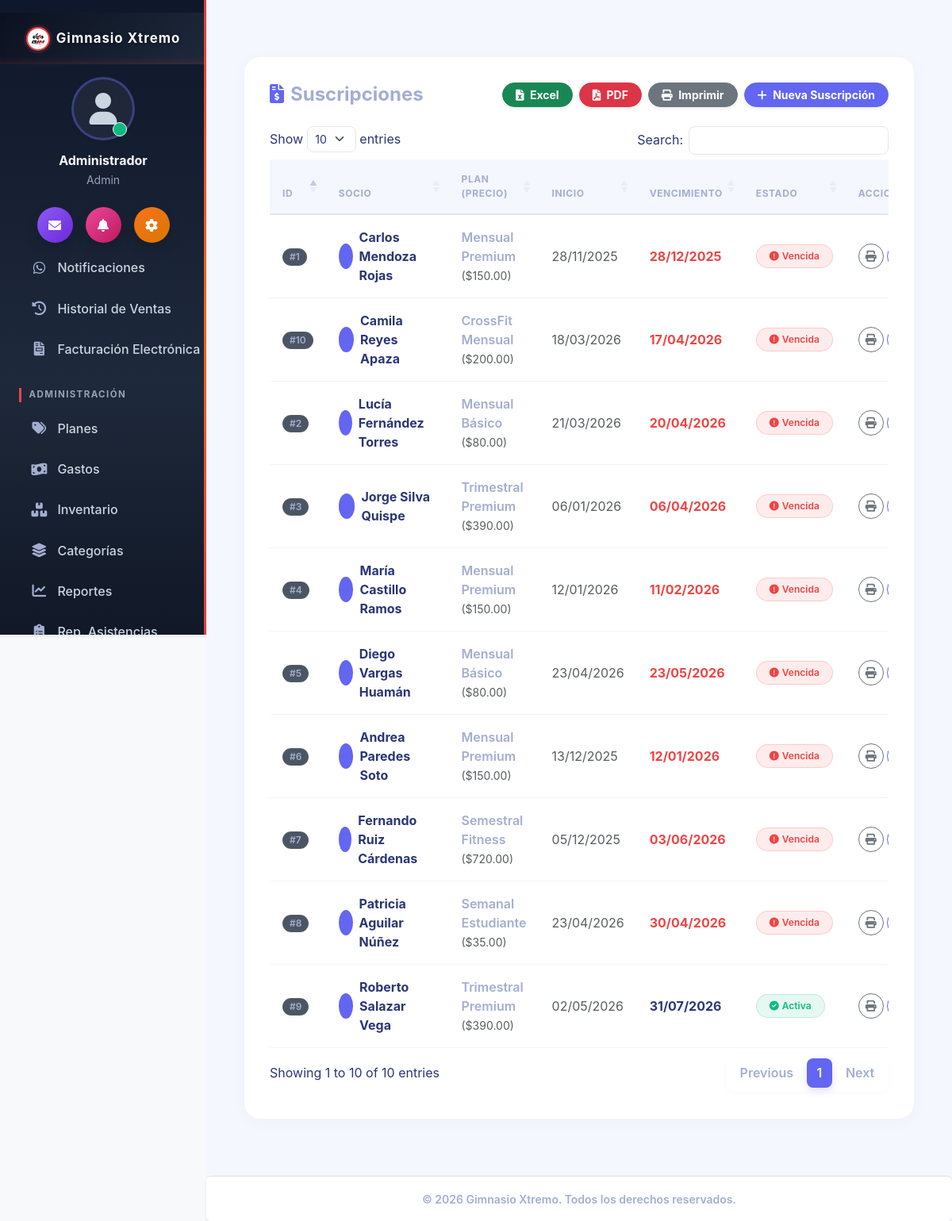
Page /suscripciones/index (signed in) on the committed database.
### tables this page shows
CREATE TABLE IF NOT EXISTS `configuracion` (
  `id` int NOT NULL,
  `nombre_sistema` varchar(100) DEFAULT NULL,
  `ruc` varchar(20) DEFAULT NULL,
  `razon_social` varchar(255) DEFAULT NULL,
  `nombre_comercial` varchar(255) DEFAULT NULL,
  `direccion` varchar(255) DEFAULT NULL,
  `ubigeo` varchar(6) DEFAULT '150101',
  `departamento` varchar(60) DEFAULT 'LIMA',
  `provincia` varchar(60) DEFAULT 'LIMA',
  `distrito` varchar(60) DEFAULT 'LIMA',
  `urbanizacion` varchar(120) DEFAULT NULL,
  `codigo_pais` varchar(2) DEFAULT 'PE',
  `telefono` varchar(20) DEFAULT NULL,
  `email` varchar(100) DEFAULT NULL,
  `logo` varchar(255) DEFAULT NULL,
  `moneda` varchar(10) DEFAULT '$',
  `sunat_ambiente` enum('beta','produccion') DEFAULT 'beta',
  `sunat_usuario_sol` varchar(50) DEFAULT NULL,
  `sunat_clave_sol` varchar(255) DEFAULT NULL,
  `sunat_certificado` varchar(255) DEFAULT NULL,
  `sunat_cert_clave` varchar(255) DEFAULT NULL,
  `igv_tasa` decimal(5,2) DEFAULT '18.00',
  `incluye_igv` tinyint(1) DEFAULT '1' COMMENT '1 = los precios mostrados YA incluyen IGV',
  `sri_ambiente` enum('1','2') DEFAULT '1' COMMENT '1=Pruebas, 2=Produccion',
  `sri_establecimiento` varchar(3) DEFAULT '001',
  `sri_punto_emision` varchar(3) DEFAULT '001',
  `sri_certificado_p12` varchar(255) DEFAULT NULL,
  `sri_certificado_clave` varchar(255) DEFAULT NULL,
  `iva_tasa` decimal(5,2) DEFAULT '15.00',
  `incluye_iva` tinyint(1) DEFAULT '1' COMMENT '1 = los precios mostrados YA incluyen IVA',
  PRIMARY KEY (`id`)
);

CREATE TABLE IF NOT EXISTS `suscripciones` (
  `id` int NOT NULL AUTO_INCREMENT,
  `socio_id` int DEFAULT NULL,
  `plan_id` int DEFAULT NULL,
  `fecha_inicio` date DEFAULT NULL,
  `fecha_fin` date DEFAULT NULL,
  `estado` enum('activa','vencida') DEFAULT 'activa',
  `tipo_comprobante` enum('boleta','factura','ninguno') DEFAULT 'boleta',
  `comprobante_id` int DEFAULT NULL,
  PRIMARY KEY (`id`),
  KEY `socio_id` (`socio_id`),
  KEY `plan_id` (`plan_id`),
  CONSTRAINT `suscripciones_ibfk_1` FOREIGN KEY (`socio_id`) REFERENCES `socios` (`id`) ON DELETE CASCADE,
  CONSTRAINT `suscripciones_ibfk_2` FOREIGN KEY (`plan_id`) REFERENCES `planes` (`id`)
);

CREATE TABLE IF NOT EXISTS `socios` (
  `id` int NOT NULL AUTO_INCREMENT,
  `nombre` varchar(100) NOT NULL,
  `dni` varchar(20) NOT NULL,
  `tipo_doc` varchar(1) DEFAULT '1' COMMENT '1=DNI, 6=RUC, 4=CE, 7=PAS, 0=SinDoc',
  `direccion_fiscal` varchar(255) DEFAULT NULL,
  `email` varchar(100) DEFAULT NULL,
  `telefono` varchar(20) DEFAULT NULL,
  `whatsapp_api_key` varchar(50) DEFAULT NULL,
  `fecha_registro` datetime DEFAULT CURRENT_TIMESTAMP,
  `estado` enum('activo','inactivo','pendiente') DEFAULT 'activo',
  `foto` varchar(255) DEFAULT NULL,
  PRIMARY KEY (`id`),
  UNIQUE KEY `dni` (`dni`)
);

CREATE TABLE IF NOT EXISTS `planes` (
  `id` int NOT NULL AUTO_INCREMENT,
  `nombre` varchar(50) NOT NULL,
  `precio` decimal(10,2) NOT NULL,
  `duracion_dias` int NOT NULL,
  `descripcion` text,
  `estado` enum('activo','inactivo') DEFAULT 'activo',
  PRIMARY KEY (`id`)
);

### app/views/suscripciones/index.php (the view, shortened to what the rows shown need)
<!DOCTYPE html>
<html lang="es">
<head>
    <link href="https://cdn.jsdelivr.net/npm/bootstrap@5.3.0/dist/css/bootstrap.min.css" rel="stylesheet">
    <link href="https://cdn.datatables.net/1.13.6/css/dataTables.bootstrap5.min.css" rel="stylesheet">
    <link rel="stylesheet" href="https://cdnjs.cloudflare.com/ajax/libs/font-awesome/6.0.0/css/all.min.css">
    <link rel="stylesheet" href="/css/gym-theme.css?v=<?= time() ?>">
</head>
<body class="bg-light">
    <?php require_once '../app/views/inc/navbar.php'; ?>
    <div class="container-fluid px-4 mt-5 mb-5">
        <div class="module-container">
            <div class="d-flex flex-wrap justify-content-between align-items-center mb-4 gap-3">
                <h2 class="h4 mb-0 text-secondary fw-bold">
                    <i class="fas fa-file-invoice-dollar me-2 text-primary"></i>Suscripciones
                </h2>
                <div class="d-flex gap-2 align-items-center flex-wrap">
                    <button onclick="ExportHelper.toExcel('tblSuscripciones', 'Suscripciones', 'Listado de Suscripciones')" class="btn btn-success btn-sm rounded-pill fw-bold px-3 shadow-sm">
                        <i class="fas fa-file-excel me-1"></i> Excel
                    </button>
                    <button onclick="ExportHelper.toPDF('tblSuscripciones', 'Suscripciones', 'Listado de Suscripciones')" class="btn btn-danger btn-sm rounded-pill fw-bold px-3 shadow-sm">
                        <i class="fas fa-file-pdf me-1"></i> PDF
                    </button>
                    <button onclick="ExportHelper.print('tblSuscripciones', 'Listado de Suscripciones')" class="btn btn-secondary btn-sm rounded-pill fw-bold px-3 shadow-sm">
                        <i class="fas fa-print me-1"></i> Imprimir
                    </button>
                    <a href="/suscripciones/crear" class="btn btn-primary btn-sm rounded-pill fw-bold px-3 shadow-sm">
                        <i class="fas fa-plus me-1"></i> Nueva Suscripción
                    </a>
                </div>
            </div>
            <table id="tblSuscripciones" class="table table-hover align-middle table-data border-0">
                <thead>
                    <tr>
                        <th class="border-0 bg-transparent text-muted">ID</th>
                        <th class="border-0 bg-transparent text-muted">Socio</th>
                        <th class="border-0 bg-transparent text-muted">Plan (Precio)</th>
                        <th class="border-0 bg-transparent text-muted">Inicio</th>
                        <th class="border-0 bg-transparent text-muted">Vencimiento</th>
                        <th class="border-0 bg-transparent text-muted">Estado</th>
                        <th class="border-0 bg-transparent text-muted">Acciones</th>
                    </tr>
                </thead>
                    <tbody>
                        <?php if(empty($suscripciones)): ?>
                             <?php else: ?>
                            <?php foreach ($suscripciones as $sub): ?>
                            <?php
                                $hoy = date('Y-m-d');
                                $vencida = ($hoy > $sub['fecha_fin'] || $sub['estado'] == 'vencida');
                            ?>
                            <tr class="align-middle">
                                <td><span class="badge bg-secondary bg-opacity-10 text-secondary border border-secondary border-opacity-25 rounded-pill px-2 py-1">#<?= $sub['id'] ?></span></td>
                                <td>
                                    <div class="d-flex align-items-center">
                                        <div class="bg-primary bg-opacity-10 text-primary rounded-circle d-flex justify-content-center align-items-center me-2" style="width: 32px; height: 32px;">
                                            <i class="fas fa-user fs-6"></i>
                                        </div>
                                        <span class="fw-bold text-dark"><?= $sub['nombre_socio'] ?></span>
                                    </div>
                                </td>
                                <td>
                                    <span class="text-secondary fw-semibold"><?= $sub['nombre_plan'] ?></span>
                                    <br>
                                    <small class="text-muted">(<?= $config['moneda'] ?><?= number_format($sub['precio'], 2) ?>)</small>
                                </td>
                                <td class="text-muted"><?= date('d/m/Y', strtotime($sub['fecha_inicio'])) ?></td>
                                <td>
                                    <strong class="<?= $vencida ? 'text-danger' : 'text-dark' ?>">
                                        <?= date('d/m/Y', strtotime($sub['fecha_fin'])) ?>
                                    </strong>
                                </td>
                                <td>
                                    <?php if($vencida): ?>
                                        <span class="badge badge-soft-danger px-3 py-2 rounded-pill"><i class="fas fa-exclamation-circle me-1"></i>Vencida</span>
                                    <?php else: ?>
                                        <span class="badge badge-soft-success px-3 py-2 rounded-pill"><i class="fas fa-check-circle me-1"></i>Activa</span>
                                    <?php endif; ?>
                                </td>
                                <td>
                                    <div class="d-flex gap-1 justify-content-start">
                                        <a href="/comprobante/generar/<?= $sub['id'] ?>"
                                           target="_blank"
                                           class="btn btn-outline-secondary btn-sm rounded-circle d-flex justify-content-center align-items-center"
                                           style="width: 32px; height: 32px;" title="Comprobante interno (PDF)">
                                            <i class="fas fa-print"></i>
                                        </a>
                                        <?php if (empty($sub['comprobante_id'])): ?>
                                            <a href="/facturacionelectronica/emitirSuscripcion/<?= $sub['id'] ?>?tipo=03"
                                               class="btn btn-outline-primary btn-sm rounded-circle d-flex justify-content-center align-items-center"
                                               style="width: 32px; height: 32px;"
                                               title="Emitir Boleta Electrónica">
                                            </a>
                                        <?php endif; ?>
                                    </div>
                                </td>
                            </tr>
                            <?php endforeach; ?>
                        <?php endif; ?>
                    </tbody>
                </table>
        </div>
    </div>
    <?php require_once '../app/views/inc/footer.php'; ?>
</body>
</html>

### app/views/inc/navbar.php (shortened to what the rows shown need)
<?php
require_once __DIR__ . '/../../models/Configuracion.php';
$config = Configuracion::getInfo();
$_rolActual = $_SESSION['user_rol'] ?? '';
$current_uri = $_SERVER['REQUEST_URI'] ?? '';
$is_active = function($path) use ($current_uri) {
    if ($path === '/home/index') {
        return ($current_uri === '/' || strpos($current_uri, '/home') === 0) ? 'active' : '';
    }
    return strpos($current_uri, $path) === 0 ? 'active' : '';
};
?>
<link rel="stylesheet" href="/css/gym-theme.css?v=<?= time() ?>">
<div class="d-flex" id="wrapper">
    <div class="shadow-sm" id="sidebar-wrapper">
        <div class="sidebar-heading p-4 d-flex align-items-center justify-content-center">
            <?php if(!empty($config['logo'])): ?>
                <img src="/img/<?= $config['logo'] ?>?v=<?= time() ?>"
                     alt="Logo" width="30" height="30"
                     class="d-inline-block align-text-top rounded-circle me-2">
            <?php endif; ?>
            <span class="fs-5 fw-bold text-dark tracking-wider"><?= $config['nombre_sistema'] ?></span>
        </div>
        <div class="text-center mt-3 mb-4 px-4">
            <div class="position-relative d-inline-block mb-3">
                <div class="bg-light rounded-circle shadow-sm d-flex align-items-center justify-content-center mx-auto" style="width: 80px; height: 80px; border: 3px solid #E0E7FF;">
                    <i class="fas fa-user text-muted" style="font-size: 2.5rem;"></i>
                </div>
                <span class="position-absolute bottom-0 end-0 p-2 bg-success border border-light rounded-circle" style="transform: translate(-10px, -5px);"></span>
            </div>
            <h6 class="fw-bold text-dark mb-1"><?= $_SESSION['user_name'] ?? 'Usuario' ?></h6>
            <p class="text-muted small mb-0"><?= ucfirst($_SESSION['user_rol'] ?? 'Invitado') ?></p>
        </div>
        <div class="d-flex justify-content-center gap-3 mb-4 px-3">
            <a href="/notificaciones/index" class="btn btn-primary rounded-circle shadow p-0 d-flex align-items-center justify-content-center" style="width: 45px; height: 45px; background: linear-gradient(135deg, #8B5CF6, #6D28D9); border:none;">
                <i class="fas fa-envelope text-white"></i>
            </a>
            <a href="/asistencia/index" class="btn rounded-circle shadow p-0 d-flex align-items-center justify-content-center" style="width: 45px; height: 45px; background: linear-gradient(135deg, #EC4899, #BE185D); border:none;">
                <i class="fas fa-bell text-white"></i>
            </a>
            <a href="/configuracion/index" class="btn rounded-circle shadow p-0 d-flex align-items-center justify-content-center" style="width: 45px; height: 45px; background: linear-gradient(135deg, #F97316, #D97706); border:none;">
                <i class="fas fa-cog text-white"></i>
            </a>
        </div>
        <div id="sidebar-nav-scroll">
            <div class="list-group list-group-flush mt-2 px-2">
                <?php if($_rolActual === 'admin' || $_rolActual === 'recepcionista'): ?>
                    <a class="list-group-item list-group-item-action rounded mb-1 <?= $is_active('/notificaciones') ?>" href="/notificaciones/index">
                        <i class="fab fa-whatsapp w-20px text-center"></i> Notificaciones
                    </a>
                    <a class="list-group-item list-group-item-action rounded mb-1 <?= $is_active('/pos/historial') ?>" href="/pos/historial">
                        <i class="fas fa-history w-20px text-center"></i> Historial de Ventas
                    </a>
                    <a class="list-group-item list-group-item-action rounded mb-1 <?= $is_active('/facturacionelectronica/index') ?>" href="/facturacionelectronica/index">
                        <i class="fas fa-file-invoice w-20px text-center"></i> Facturación Electrónica
                    </a>
                <?php endif; ?>
                <?php if($_rolActual === 'admin'): ?>
                    <p class="text-dark fw-bold ms-3 mt-4 mb-2 fs-6">Administración</p>
                    <a class="list-group-item list-group-item-action rounded mb-1 <?= $is_active('/planes') ?>" href="/planes/index">
                        <i class="fas fa-tags w-20px text-center"></i> Planes
                    </a>
                    <a class="list-group-item list-group-item-action rounded mb-1 <?= $is_active('/gastos') ?>" href="/gastos/index">
                        <i class="fas fa-money-bill-wave w-20px text-center"></i> Gastos
                    </a>
                    <a class="list-group-item list-group-item-action rounded mb-1 <?= $is_active('/inventario/productos') ?>" href="/inventario/productos">
                        <i class="fas fa-boxes w-20px text-center"></i> Inventario
                    </a>
                    <a class="list-group-item list-group-item-action rounded mb-1 <?= $is_active('/inventario/categorias') ?>" href="/inventario/categorias">
                        <i class="fas fa-layer-group w-20px text-center"></i> Categorías
                    </a>
                    <a class="list-group-item list-group-item-action rounded mb-1 <?= $is_active('/reportes') ?>" href="/reportes/index">
                        <i class="fas fa-chart-line w-20px text-center"></i> Reportes
                    </a>
                    <a class="list-group-item list-group-item-action rounded mb-1 <?= $is_active('/asistencia/reporte') ?>" href="/asistencia/reporte">
                        <i class="fas fa-clipboard-list w-20px text-center"></i> Rep. Asistencias
                    </a>
                <?php endif; ?>
            </div>
        </div>
    </div>
    <div id="page-content-wrapper" class="d-flex flex-column" style="min-height: 100vh; background-color: var(--gym-bg-light);">
        <div class="container-fluid p-4 flex-grow-1">

### app/views/inc/footer.php (shortened to what the rows shown need)
        </div>
        <footer class="bg-white border-top text-center py-3 mt-auto shadow-sm text-secondary rounded">
            <small class="fw-semibold">&copy; <?= date('Y') ?> <?= $config['nombre_sistema'] ?>. Todos los derechos reservados.</small>
        </footer>
    </div>
</div>
</body>
</html>

### rows in the picture
configuracion: logo (picture), nombre_sistema "Gimnasio Xtremo", moneda "$"
suscripciones: id "10", socio.nombre "Camila Reyes Apaza", plan.nombre "CrossFit Mensual", plan.precio "200.00", fecha_inicio "18/03/2026", fecha_fin "17/04/2026", shows "Vencida"
suscripciones: id "9", socio.nombre "Roberto Salazar Vega", plan.nombre "Trimestral Premium", plan.precio "390.00", fecha_inicio "02/05/2026", fecha_fin "31/07/2026", estado "Activa"
suscripciones: id "8", socio.nombre "Patricia Aguilar Núñez", plan.nombre "Semanal Estudiante", plan.precio "35.00", fecha_inicio "23/04/2026", fecha_fin "30/04/2026", shows "Vencida"
suscripciones: id "7", socio.nombre "Fernando Ruiz Cárdenas", plan.nombre "Semestral Fitness", plan.precio "720.00", fecha_inicio "05/12/2025", fecha_fin "03/06/2026", shows "Vencida"
suscripciones: id "6", socio.nombre "Andrea Paredes Soto", plan.nombre "Mensual Premium", plan.precio "150.00", fecha_inicio "13/12/2025", fecha_fin "12/01/2026", shows "Vencida"
suscripciones: id "5", socio.nombre "Diego Vargas Huamán", plan.nombre "Mensual Básico", plan.precio "80.00", fecha_inicio "23/04/2026", fecha_fin "23/05/2026", shows "Vencida"
suscripciones: id "4", socio.nombre "María Castillo Ramos", plan.nombre "Mensual Premium", plan.precio "150.00", fecha_inicio "12/01/2026", fecha_fin "11/02/2026", shows "Vencida"
suscripciones: id "3", socio.nombre "Jorge Silva Quispe", plan.nombre "Trimestral Premium", plan.precio "390.00", fecha_inicio "06/01/2026", fecha_fin "06/04/2026", shows "Vencida"
suscripciones: id "2", socio.nombre "Lucía Fernández Torres", plan.nombre "Mensual Básico", plan.precio "80.00", fecha_inicio "21/03/2026", fecha_fin "20/04/2026", shows "Vencida"
suscripciones: id "1", socio.nombre "Carlos Mendoza Rojas", plan.nombre "Mensual Premium", plan.precio "150.00", fecha_inicio "28/11/2025", fecha_fin "28/12/2025", shows "Vencida"

### other values in the picture
$_SESSION['user_name'] "Administrador"
$_SESSION['user_rol'] "Admin"
